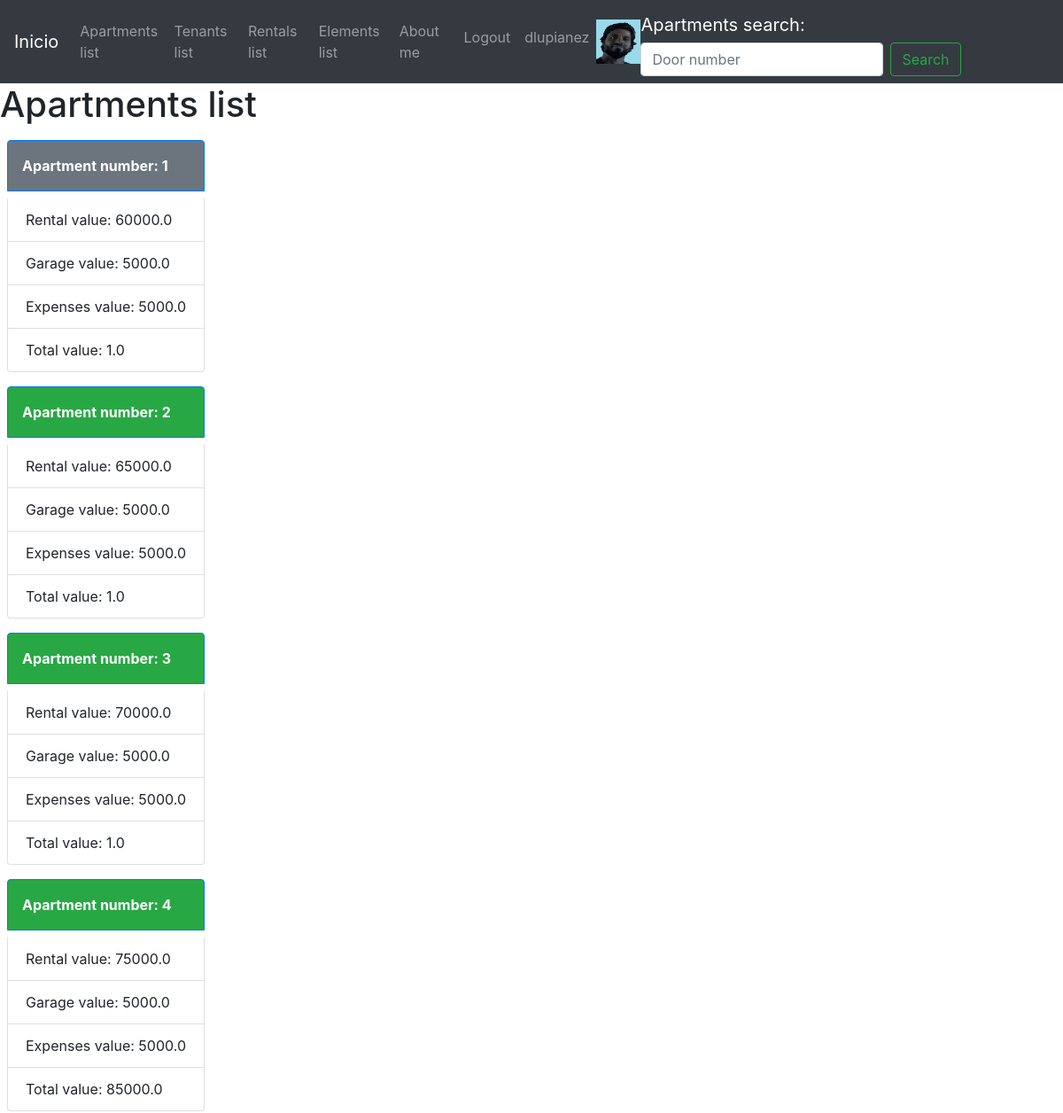
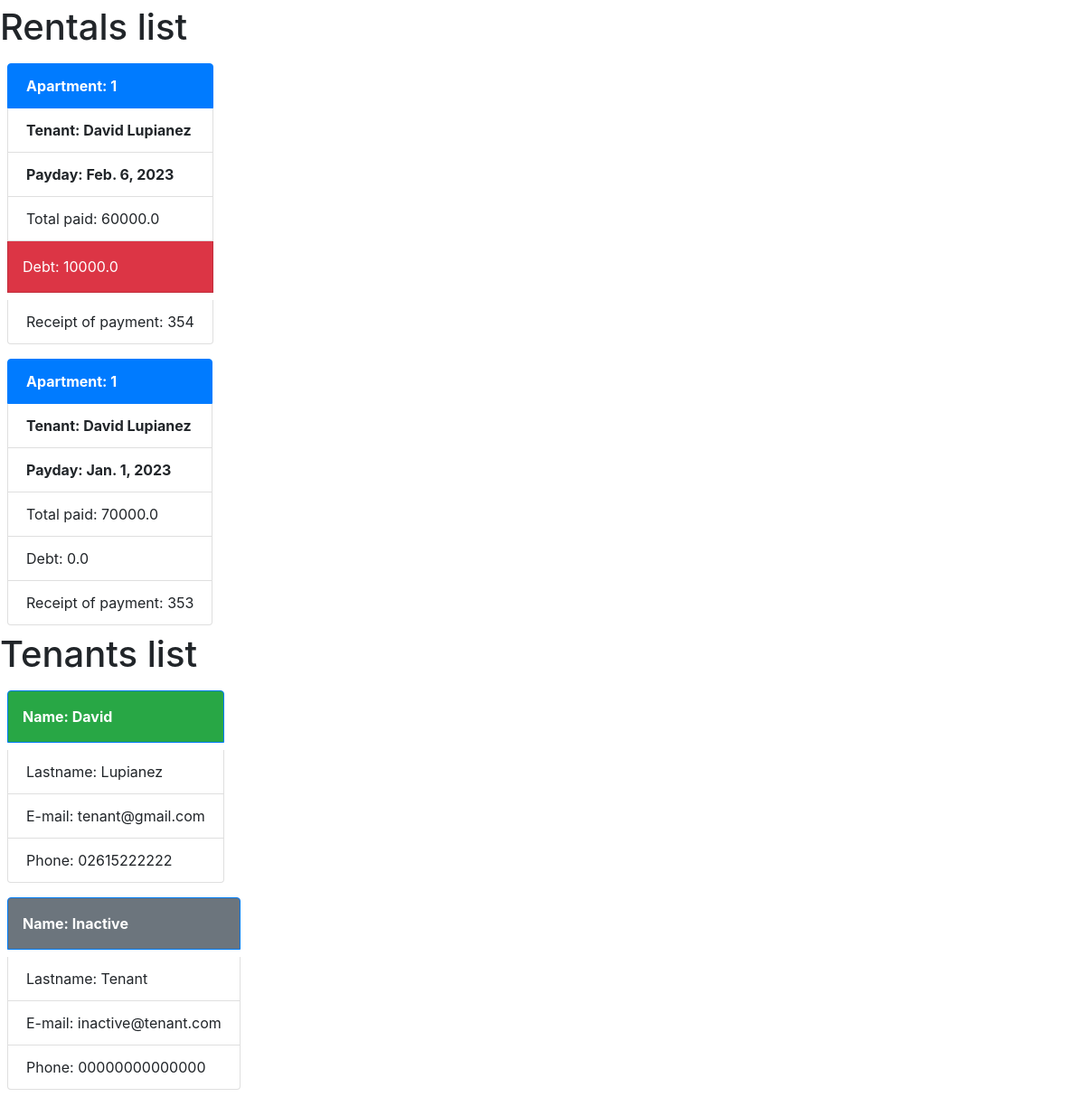
The page /elements-list/ (signed in) on the database its author committed (2 pictures, top to bottom).
### users/models.py (models this page shows)
class UserProfile(models.Model):
    user = models.OneToOneField(User, on_delete=models.CASCADE, related_name='profile')
    phone = models.CharField(max_length=25, null=True, blank=True)
    linkedin_profile = models.CharField(max_length=50, null=True, blank=True)
    profile_picture = models.ImageField(upload_to='profile_images', null=True, blank=True)

### apartments/models.py (models this page shows, shortened)
class Apartment(models.Model):
    door_number=models.CharField(max_length=10, null=False, blank=False)
    rental_value=models.FloatField()
    garage_value=models.FloatField()
    expenses_value=models.FloatField()
    total_value = computed_property.ComputedFloatField(compute_from='calculate_total_value')
    is_available=models.BooleanField(default=True)
    apartment_picture = models.ImageField(upload_to='apartment_images', null=True, blank=True)
    def calculate_total_value(self)-> float:
        return self.rental_value + self.garage_value + self.expenses_value

### rentals/models.py (models this page shows)
class Rent(models.Model):
    apartment = models.ForeignKey(Apartment, blank=False, null=False, on_delete=models.CASCADE, related_name='apartment')
    tenant = models.ForeignKey(Tenant, blank=False, null=False, on_delete=models.CASCADE, related_name='tenant')
    payday=models.DateField()
    total_paid=models.FloatField()
    debt=models.FloatField()
    receipt_of_payment=models.IntegerField()
    has_debt=models.BooleanField(default=False)

### tenants/models.py (models this page shows, shortened)
class Tenant(models.Model):
    name=models.CharField(max_length=50, null=False, blank=False)
    lastname=models.CharField(max_length=50, null=False, blank=False )
    email=models.EmailField(max_length=50, null=False, blank=False)
    phone=models.CharField(max_length=50, null=False, blank=False)
    is_active=models.BooleanField(default=True)
    tenant_picture = models.ImageField(upload_to='tenant_images', null=True, blank=True)

### real_estate_management/views.py (the view)
# urls.py: path('elements-list/', elements_list),
def elements_list(request):
    all_apartments = Apartment.objects.all()
    all_rents = Rent.objects.all()
    all_tenants = Tenant.objects.all()
    context = {
        'apartments':all_apartments,
        'rents':all_rents,
        'tenants':all_tenants,
    }
    return render(request, 'elements-list.html', context=context)

### templates/elements-list.html (shortened to what this page needs)
{% extends 'base.html' %}
{% block content %}
    <h1>Apartments list</h1>
    {% for apartment in apartments %}
    <ul class="list-group d-inline-flex p-2">
        {% if apartment.is_available %}
            <li class="list-group-item active p-3 mb-2 bg-success text-white"><b>Apartment number: {{apartment.door_number}}</b></li>
        {% else %}
            <li class="list-group-item active p-3 mb-2 bg-secondary text-white"><b>Apartment number: {{apartment.door_number}}</b></li>
        {% endif %}
        <li class="list-group-item">Rental value: {{apartment.rental_value}}</li>
        <li class="list-group-item">Garage value: {{apartment.garage_value}}</li>
        <li class="list-group-item">Expenses value: {{apartment.expenses_value}}</li>
        <li class="list-group-item">Total value: {{apartment.total_value}}</li>
    </ul>
    <br>
    {% endfor %}
    <h1>Rentals list</h1>
    {% for rent in rents %}
    <ul class="list-group d-inline-flex p-2">
        <li class="list-group-item active"><b>Apartment: {{rent.apartment.door_number}}</b></li>
        <li class="list-group-item"><b>Tenant: {{rent.tenant.name}} {{rent.tenant.lastname}}</b></li>
        <li class="list-group-item"><b>Payday: {{rent.payday}}</b></li>
        <li class="list-group-item">Total paid: {{rent.total_paid}}</li>
        {% if rent.has_debt %}
            <li class="list-group-item p-3 mb-2 bg-danger text-white">Debt: {{rent.debt}}</li>
        {% else %}
            <li class="list-group-item">Debt: {{rent.debt}}</li>
        {% endif %}
        <li class="list-group-item">Receipt of payment: {{rent.receipt_of_payment}}</li>
    </ul>
    <br>
    {% endfor %}
    <h1>Tenants list</h1>
    {% for tenant in tenants %}
    <ul class="list-group d-inline-flex p-2">
        {% if tenant.is_active %}
            <li class="list-group-item active p-3 mb-2 bg-success text-white"><b>Name: {{tenant.name}}</b></li>
        {% else %}
            <li class="list-group-item active p-3 mb-2 bg-secondary text-white"><b>Name: {{tenant.name}}</b></li>
        {% endif %}
        <li class="list-group-item">Lastname: {{tenant.lastname}}</li>
        <li class="list-group-item">E-mail: {{tenant.email}}</li>
        <li class="list-group-item">Phone: {{tenant.phone}}</li>
    </ul>
    <br>
    {% endfor %}
{% endblock %}

### templates/base.html (shortened to what this page needs)
<!DOCTYPE html>
<html lang="en">
<head>
    <link rel="stylesheet" href="https://cdn.jsdelivr.net/npm/bootstrap@4.6.2/dist/css/bootstrap.min.css"
>
</head>
<body>
    <header>
        <nav class="navbar navbar-expand-lg navbar-dark bg-dark">
            <a class="navbar-brand" href="/">Inicio</a>
            <div class="collapse navbar-collapse" id="navbarSupportedContent">
                <ul class="navbar-nav mr-auto">
                    <li class="nav-item">
                        <a class="nav-link" href="/apartments/apartments-list/">Apartments list</a>
                    </li>
                    <li class="nav-item">
                        <a class="nav-link" href="/tenants/tenants-list/">Tenants list</a>
                    </li>
                    <li class="nav-item">
                        <a class="nav-link" href="/rentals/rentals-list/">Rentals list</a>
                    </li>
                    <li class="nav-item">
                        <a class="nav-link" href="/elements-list/">Elements list</a>
                    </li>
                    <li class="nav-item">
                        <a class="nav-link" href="/about-me/">About me</a>
                    </li>
                </ul>
                    {% if request.user.is_authenticated %}
                    <ul class="navbar-nav mr-auto pull-right">
                            <li class="nav-item pull-right ">
                                <a class="nav-link" href="/users/logout/">Logout</a>
                            </li>
                            <li class="nav-item pull-right">
                                <a class="nav-link" href="/users/update/">{{request.user.username}}</a>
                            </li>
                            {% if request.user.profile.profile_picture.url != '' %}
                                <img src="{{request.user.profile.profile_picture.url}}" alt="profile_picture" width="50px" height="50px">
                            {% endif %}
                        </ul>
                    {% endif %}
                <form class="form-inline my-2 my-lg-0" action="/apartments/apartments-list-search/" method="GET">
                    <a class="navbar-brand" href="/">Apartments search: </a>
                    <input class="form-control mr-sm-2" type="search" placeholder="Door number" aria-label="Search" name="search">
                    <button class="btn btn-outline-success my-2 my-sm-0" type="submit">Search</button>
                </form>
            </div>
        </nav>
    </header>
    {% block content %}
    {% endblock %}
</body>
</html>

### rows shown on the page
Apartment: door_number "1", rental_value "60000.0", garage_value "5000.0", expenses_value "5000.0", total_value "1.0"
Apartment: door_number "2", rental_value "65000.0", garage_value "5000.0", expenses_value "5000.0", total_value "1.0"
Apartment: door_number "3", rental_value "70000.0", garage_value "5000.0", expenses_value "5000.0", total_value "1.0"
Apartment: door_number "4", rental_value "75000.0", garage_value "5000.0", expenses_value "5000.0", total_value "85000.0"
Rent: apartment.door_number "1", tenant.name "David", tenant.lastname "Lupianez", payday "Feb. 6, 2023", total_paid "60000.0", debt "10000.0", receipt_of_payment "354"
Rent: apartment.door_number "1", tenant.name "David", tenant.lastname "Lupianez", payday "Jan. 1, 2023", total_paid "70000.0", debt "0.0", receipt_of_payment "353"
Tenant: name "David", lastname "Lupianez", email "tenant@gmail.com", phone "02615222222"
Tenant: name "Inactive", lastname "Tenant", email "inactive@tenant.com", phone "00000000000000"

### other values the page prints
{{ request.user.username }} "dlupianez"
